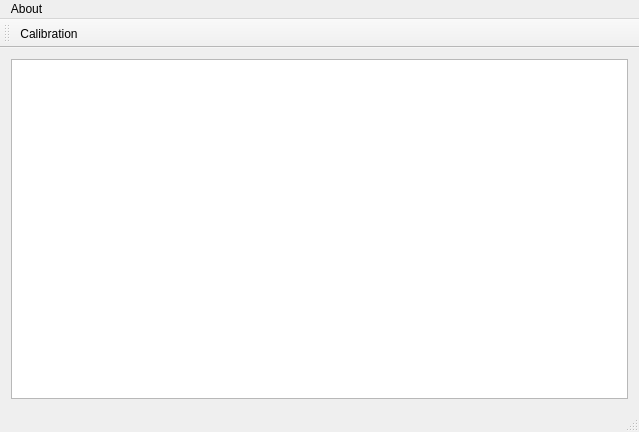
<?xml version="1.0" encoding="UTF-8"?>
<ui version="4.0">
 <class>KinectMocapIClass</class>
 <widget class="QMainWindow" name="KinectMocapIClass">
  <property name="geometry">
   <rect>
    <x>0</x>
    <y>0</y>
    <width>639</width>
    <height>432</height>
   </rect>
  </property>
  <property name="minimumSize">
   <size>
    <width>639</width>
    <height>432</height>
   </size>
  </property>
  <property name="maximumSize">
   <size>
    <width>639</width>
    <height>432</height>
   </size>
  </property>
  <property name="windowTitle">
   <string>KinectMocapI</string>
  </property>
  <widget class="QWidget" name="centralWidget">
   <layout class="QGridLayout" name="gridLayout">
    <item row="0" column="0">
     <widget class="QTextBrowser" name="textBrowser"/>
    </item>
   </layout>
  </widget>
  <widget class="QMenuBar" name="menuBar">
   <property name="geometry">
    <rect>
     <x>0</x>
     <y>0</y>
     <width>639</width>
     <height>23</height>
    </rect>
   </property>
   <widget class="QMenu" name="menu">
    <property name="title">
     <string>About</string>
    </property>
    <addaction name="aboutKMI"/>
   </widget>
   <addaction name="menu"/>
  </widget>
  <widget class="QStatusBar" name="statusBar"/>
  <widget class="QToolBar" name="mainToolBar">
   <attribute name="toolBarArea">
    <enum>TopToolBarArea</enum>
   </attribute>
   <attribute name="toolBarBreak">
    <bool>false</bool>
   </attribute>
   <addaction name="calibration"/>
  </widget>
  <action name="aboutKMI">
   <property name="text">
    <string>About KMI</string>
   </property>
  </action>
  <action name="calibration">
   <property name="text">
    <string>Calibration</string>
   </property>
   <property name="toolTip">
    <string>&lt;html&gt;&lt;head/&gt;&lt;body&gt;&lt;p&gt;确定捕捉坐标系&lt;/p&gt;&lt;/body&gt;&lt;/html&gt;</string>
   </property>
  </action>
 </widget>
 <layoutdefault spacing="6" margin="11"/>
 <resources>
  <include location="kinectmocapi.qrc"/>
 </resources>
 <connections/>
</ui>
